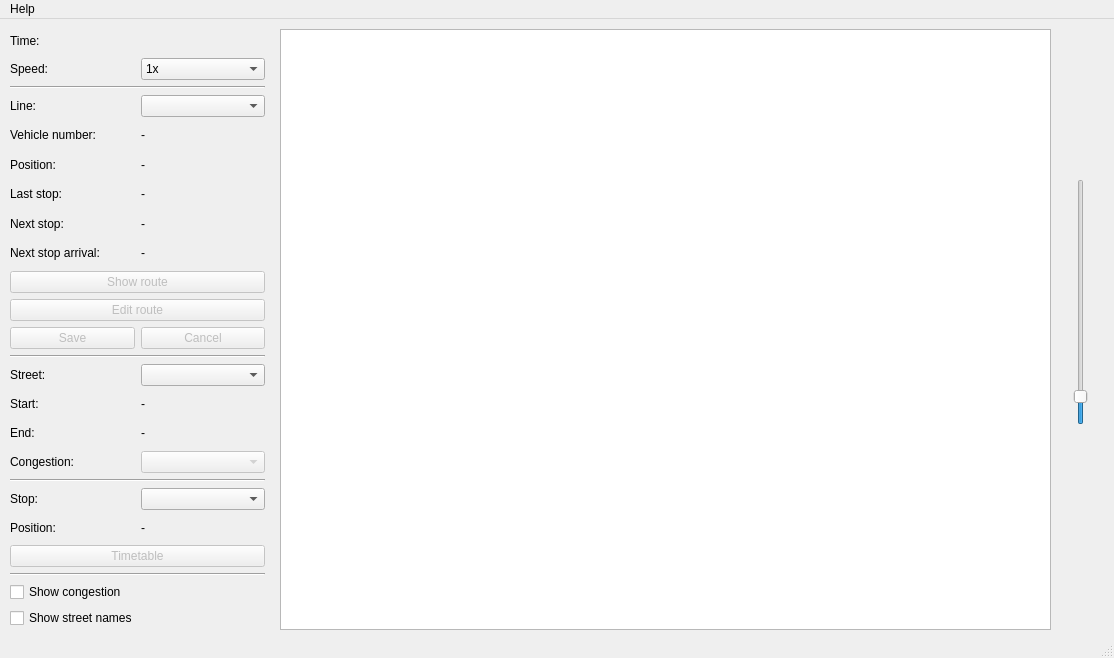
<?xml version="1.0" encoding="UTF-8"?>
<ui version="4.0">
 <class>MainWindow</class>
 <widget class="QMainWindow" name="MainWindow">
  <property name="enabled">
   <bool>true</bool>
  </property>
  <property name="geometry">
   <rect>
    <x>0</x>
    <y>0</y>
    <width>1114</width>
    <height>658</height>
   </rect>
  </property>
  <property name="windowTitle">
   <string>MainWindow</string>
  </property>
  <widget class="QWidget" name="centralwidget">
   <widget class="QGraphicsView" name="graphicsView">
    <property name="geometry">
     <rect>
      <x>280</x>
      <y>10</y>
      <width>771</width>
      <height>601</height>
     </rect>
    </property>
   </widget>
   <widget class="QSlider" name="zoomSlider">
    <property name="geometry">
     <rect>
      <x>1070</x>
      <y>160</y>
      <width>21</width>
      <height>246</height>
     </rect>
    </property>
    <property name="minimum">
     <number>1</number>
    </property>
    <property name="maximum">
     <number>100</number>
    </property>
    <property name="value">
     <number>10</number>
    </property>
    <property name="orientation">
     <enum>Qt::Vertical</enum>
    </property>
   </widget>
   <widget class="QWidget" name="gridLayoutWidget">
    <property name="geometry">
     <rect>
      <x>10</x>
      <y>10</y>
      <width>255</width>
      <height>599</height>
     </rect>
    </property>
    <layout class="QGridLayout" name="gridLayout">
     <item row="7" column="0">
      <widget class="QLabel" name="Next_stop_title">
       <property name="text">
        <string>Next stop: </string>
       </property>
      </widget>
     </item>
     <item row="1" column="0">
      <widget class="QLabel" name="Speed_title">
       <property name="text">
        <string>Speed:</string>
       </property>
      </widget>
     </item>
     <item row="24" column="0" colspan="2">
      <widget class="QCheckBox" name="Show_congestion_check">
       <property name="text">
        <string>Show congestion</string>
       </property>
      </widget>
     </item>
     <item row="18" column="1">
      <widget class="QComboBox" name="congestionChoiceBox">
       <property name="enabled">
        <bool>false</bool>
       </property>
       <property name="editable">
        <bool>false</bool>
       </property>
      </widget>
     </item>
     <item row="3" column="1">
      <widget class="QComboBox" name="Line_selector">
       <item>
        <property name="text">
         <string/>
        </property>
       </item>
      </widget>
     </item>
     <item row="6" column="1">
      <widget class="QLabel" name="Last_stop_selected">
       <property name="text">
        <string>-</string>
       </property>
      </widget>
     </item>
     <item row="4" column="1">
      <widget class="QLabel" name="Vehicle_number_selected">
       <property name="text">
        <string>-</string>
       </property>
      </widget>
     </item>
     <item row="13" column="1">
      <widget class="QComboBox" name="Street_selector">
       <item>
        <property name="text">
         <string/>
        </property>
       </item>
      </widget>
     </item>
     <item row="5" column="1">
      <widget class="QLabel" name="Position_line_selected">
       <property name="text">
        <string>-</string>
       </property>
      </widget>
     </item>
     <item row="14" column="1">
      <widget class="QLabel" name="Start_selected">
       <property name="text">
        <string>-</string>
       </property>
      </widget>
     </item>
     <item row="3" column="0">
      <widget class="QLabel" name="Line_title">
       <property name="text">
        <string>Line:</string>
       </property>
      </widget>
     </item>
     <item row="21" column="0">
      <widget class="QLabel" name="Position_stop_title">
       <property name="text">
        <string>Position:</string>
       </property>
      </widget>
     </item>
     <item row="8" column="1">
      <widget class="QLabel" name="Next_stop_arrival_selected">
       <property name="text">
        <string>-</string>
       </property>
      </widget>
     </item>
     <item row="5" column="0">
      <widget class="QLabel" name="Position_line_title">
       <property name="text">
        <string>Position:</string>
       </property>
      </widget>
     </item>
     <item row="7" column="1">
      <widget class="QLabel" name="Next_stop_selected">
       <property name="text">
        <string>-</string>
       </property>
      </widget>
     </item>
     <item row="2" column="0" colspan="2">
      <widget class="Line" name="line">
       <property name="orientation">
        <enum>Qt::Horizontal</enum>
       </property>
      </widget>
     </item>
     <item row="8" column="0">
      <widget class="QLabel" name="Next_stop_arrival_title">
       <property name="text">
        <string>Next stop arrival:</string>
       </property>
      </widget>
     </item>
     <item row="15" column="0">
      <widget class="QLabel" name="End_title">
       <property name="text">
        <string>End: </string>
       </property>
      </widget>
     </item>
     <item row="20" column="1">
      <widget class="QComboBox" name="Stop_selector">
       <item>
        <property name="text">
         <string/>
        </property>
       </item>
      </widget>
     </item>
     <item row="10" column="0" colspan="2">
      <widget class="QPushButton" name="editRouteButton">
       <property name="enabled">
        <bool>false</bool>
       </property>
       <property name="text">
        <string>Edit route</string>
       </property>
      </widget>
     </item>
     <item row="12" column="0" colspan="2">
      <widget class="Line" name="line_2">
       <property name="orientation">
        <enum>Qt::Horizontal</enum>
       </property>
      </widget>
     </item>
     <item row="4" column="0">
      <widget class="QLabel" name="Vehicle_number_title">
       <property name="text">
        <string>Vehicle number:</string>
       </property>
      </widget>
     </item>
     <item row="6" column="0">
      <widget class="QLabel" name="Last_stop_title">
       <property name="text">
        <string>Last stop: </string>
       </property>
      </widget>
     </item>
     <item row="9" column="0" colspan="2">
      <widget class="QPushButton" name="Show_route_selected">
       <property name="enabled">
        <bool>false</bool>
       </property>
       <property name="text">
        <string>Show route</string>
       </property>
      </widget>
     </item>
     <item row="18" column="0">
      <widget class="QLabel" name="Congestion_title">
       <property name="text">
        <string>Congestion:</string>
       </property>
      </widget>
     </item>
     <item row="11" column="1">
      <widget class="QPushButton" name="cancelEditButton">
       <property name="enabled">
        <bool>false</bool>
       </property>
       <property name="text">
        <string>Cancel</string>
       </property>
      </widget>
     </item>
     <item row="25" column="0" colspan="2">
      <widget class="QCheckBox" name="Show_street_names_check">
       <property name="text">
        <string>Show street names</string>
       </property>
      </widget>
     </item>
     <item row="19" column="0" colspan="2">
      <widget class="Line" name="line_3">
       <property name="orientation">
        <enum>Qt::Horizontal</enum>
       </property>
      </widget>
     </item>
     <item row="21" column="1">
      <widget class="QLabel" name="Position_stop_selected">
       <property name="text">
        <string>-</string>
       </property>
      </widget>
     </item>
     <item row="14" column="0">
      <widget class="QLabel" name="Start_title">
       <property name="text">
        <string>Start:</string>
       </property>
      </widget>
     </item>
     <item row="0" column="0">
      <widget class="QLabel" name="Time_title">
       <property name="text">
        <string>Time:</string>
       </property>
      </widget>
     </item>
     <item row="15" column="1">
      <widget class="QLabel" name="End_selected">
       <property name="text">
        <string>-</string>
       </property>
      </widget>
     </item>
     <item row="0" column="1">
      <widget class="QLabel" name="Time_counter">
       <property name="text">
        <string/>
       </property>
      </widget>
     </item>
     <item row="13" column="0">
      <widget class="QLabel" name="Street_title">
       <property name="text">
        <string>Street:</string>
       </property>
      </widget>
     </item>
     <item row="1" column="1">
      <widget class="QComboBox" name="Speed_selector">
       <item>
        <property name="text">
         <string>1x</string>
        </property>
       </item>
       <item>
        <property name="text">
         <string>2x</string>
        </property>
       </item>
       <item>
        <property name="text">
         <string>3x</string>
        </property>
       </item>
       <item>
        <property name="text">
         <string>4x</string>
        </property>
       </item>
       <item>
        <property name="text">
         <string>5x</string>
        </property>
       </item>
       <item>
        <property name="text">
         <string>100x</string>
        </property>
       </item>
      </widget>
     </item>
     <item row="20" column="0">
      <widget class="QLabel" name="Stop_title">
       <property name="text">
        <string>Stop:</string>
       </property>
      </widget>
     </item>
     <item row="23" column="0" colspan="2">
      <widget class="Line" name="line_4">
       <property name="orientation">
        <enum>Qt::Horizontal</enum>
       </property>
      </widget>
     </item>
     <item row="11" column="0">
      <widget class="QPushButton" name="saveEditButton">
       <property name="enabled">
        <bool>false</bool>
       </property>
       <property name="text">
        <string>Save</string>
       </property>
      </widget>
     </item>
     <item row="22" column="0" colspan="2">
      <widget class="QPushButton" name="timetableButton">
       <property name="enabled">
        <bool>false</bool>
       </property>
       <property name="text">
        <string>Timetable</string>
       </property>
      </widget>
     </item>
    </layout>
   </widget>
  </widget>
  <widget class="QMenuBar" name="menubar">
   <property name="geometry">
    <rect>
     <x>0</x>
     <y>0</y>
     <width>1114</width>
     <height>22</height>
    </rect>
   </property>
   <widget class="QMenu" name="menuICP_projekt">
    <property name="title">
     <string>Help</string>
    </property>
    <addaction name="actionShow_help"/>
   </widget>
   <addaction name="menuICP_projekt"/>
  </widget>
  <widget class="QStatusBar" name="statusbar"/>
  <action name="actionShow_help">
   <property name="text">
    <string>Show help</string>
   </property>
  </action>
 </widget>
 <resources/>
 <connections/>
</ui>
